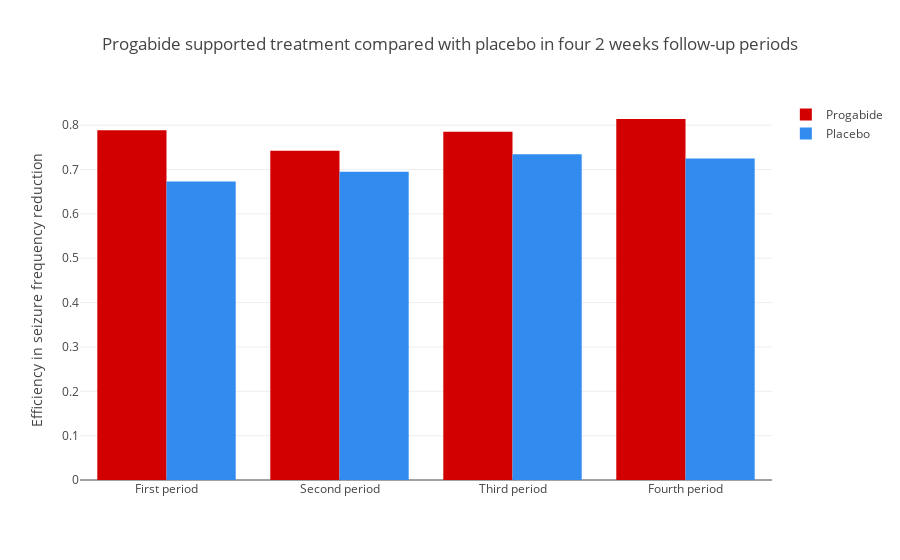

The notebook cell this image was saved under:
### Code cell
trace1 = go.Bar(
    x = ["First period", "Second period", "Third period", "Fourth period"],
    y = [progabide_efficiency_p_1,progabide_efficiency_p_2, progabide_efficiency_p_3, progabide_efficiency_p_4], 
    name='Progabide',
    marker=dict(
    color= 'rgb(rgb(210, 0, 0))', 
    )
     
)
trace2 = go.Bar(
    x = ["First period", "Second period", "Third period", "Fourth period"],
    y = [placebo_efficiency_p_1, placebo_efficiency_p_2, placebo_efficiency_p_3, placebo_efficiency_p_4], 
    name='Placebo',
    marker=dict(
    color= 'rgb(50, 140, 240)', 
    )
     
)

data = [trace1, trace2]

layout = go.Layout( 
    title = "Progabide supported treatment compared with placebo in four 2 weeks follow-up periods",
    yaxis=dict(
    title="Efficiency in seizure frequency reduction"),
    barmode='group'
    
)
fig = dict (data=data, layout=layout)
iplot(fig)

### Figure 1 — Plotly figure (JSON) as saved in the notebook; plotly's stock layout.template omitted (floating-point values rounded to 4 significant figures)
{"data": [{"marker": {"color": "rgb(rgb(210, 0, 0))"}, "name": "Progabide", "type": "bar", "x": ["First period", "Second period", "Third period", "Fourth period"], "y": [0.7888, 0.7425, 0.7852, 0.8139]}, {"marker": {"color": "rgb(50, 140, 240)"}, "name": "Placebo", "type": "bar", "x": ["First period", "Second period", "Third period", "Fourth period"], "y": [0.6729, 0.6953, 0.7343, 0.7251]}], "layout": {"barmode": "group", "title": "Progabide supported treatment compared with placebo in four 2 weeks follow-up periods", "yaxis": {"title": "Efficiency in seizure frequency reduction"}}}
